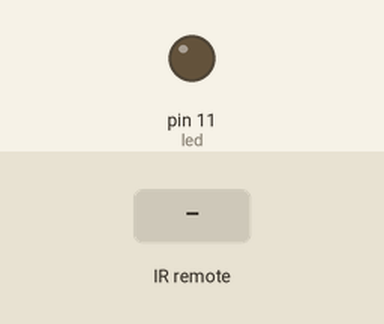
Bench run of a sketch on a simulated Arduino Uno, built with avr-gcc and run on an emulated ATmega328P. On the bench: output pins drawn as LEDs (lit = HIGH). The inputs (shaded band) are chosen by the test bench.

Above: at 1.2 s.
1.3 s: infrared code 0xFFA25D received
At 2.4 s:
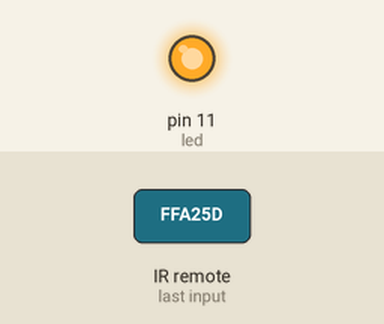
2.8 s: infrared code 0xFFE21D received
At 3.6 s:
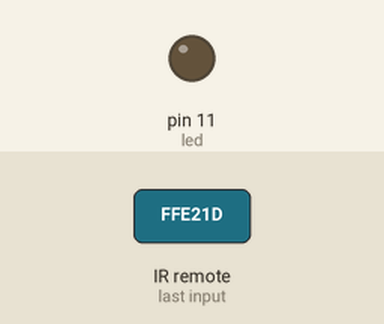
Timing chart, 0 to 5.8 s (numbered marks = the images above; inputs shaded):
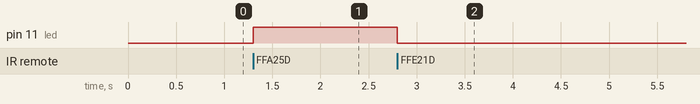

The sketch:

AR00005_003.ino
```cpp
#include <IRremote.h>

const long KEY_ON = 0xFFA25D;
const long KEY_OFF = 0xFFE21D;
const int RECV_PIN = 9;
const int led = 11;

IRrecv irrecv(RECV_PIN);
decode_results results;

void setup()
{
   Serial.begin(9600);
   irrecv.enableIRIn();
   pinMode(led, OUTPUT);
}

void loop()
{
   if (irrecv.decode(&results))
   {
      switch(results.value){
        case KEY_OFF:
        digitalWrite(led, LOW);
        break;
        case KEY_ON:
        digitalWrite(led, HIGH);
      }

      //Serial.println(results.value, HEX);

      irrecv.resume();
   }
}
```

Measured:
- after the input at 1.3 s, pin 11 (led): LOW → HIGH at once
- after the input at 2.8 s, pin 11 (led): HIGH → LOW at once
